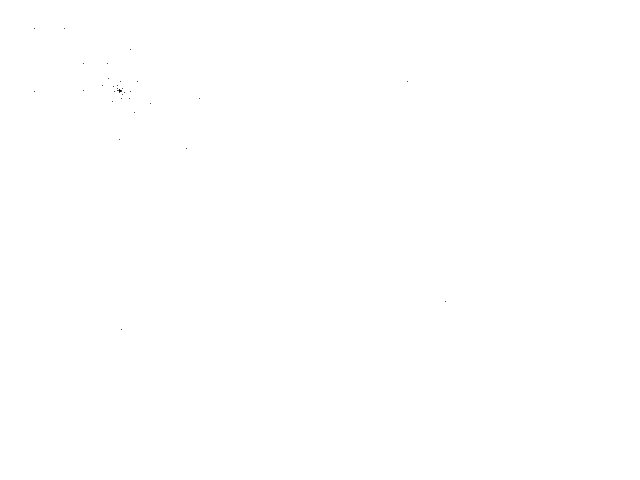
Frame 1 (no input)
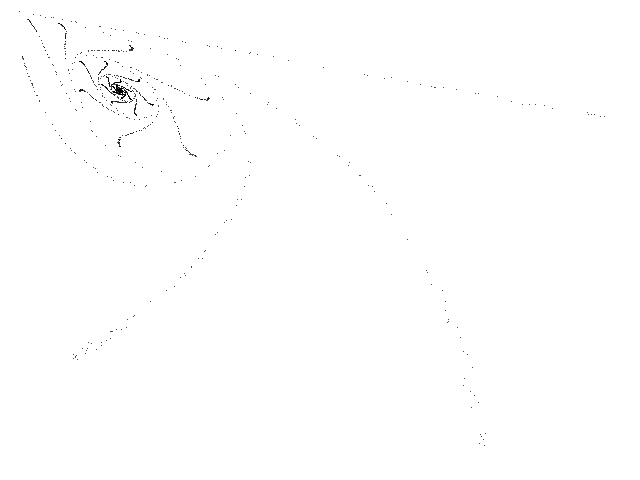
Frame 60 (the mouse pressed at the canvas centre just before this capture)
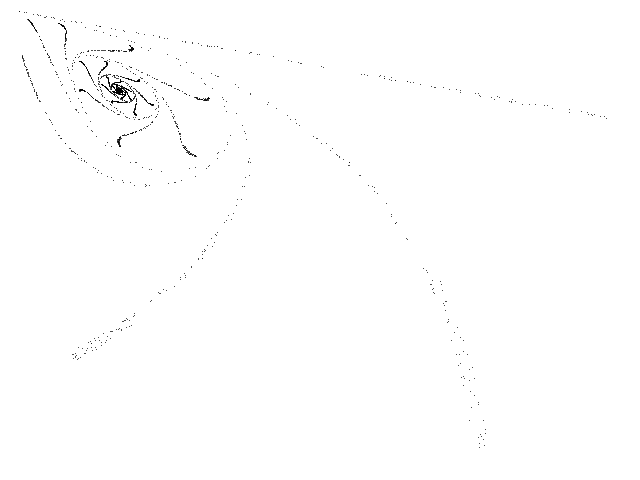
Frame 120 (the mouse held since frame 60 and released just before this capture)

The Processing sketch that drew these frames (run headless with seeded random() and noise(); from frame 60 on, the mouse is pressed at the canvas centre):

// Processing sketch: Metz
// ── Metz.pde
// Metz chaotic map //

  float x = 0.1;
  float y = 0.1;
  float nx = 0;
  float ny = 0;
  float a = 4.145;
  float b = 10;


void setup() {
  
  size(640, 480);
  background(255);
  
}

void draw() {
  
  x = random(100);
  y = random(1);
  
  for (int i=0;i<100;i++) {
    
    float nx = x;
    float ny = y;
        
    x = a * nx * exp((1 - sqrt(1 + ny)) / b);
    y = a * nx - nx;      
  
    point(10+(1.5*x), 10+(0.35*y));
        
  }

}
